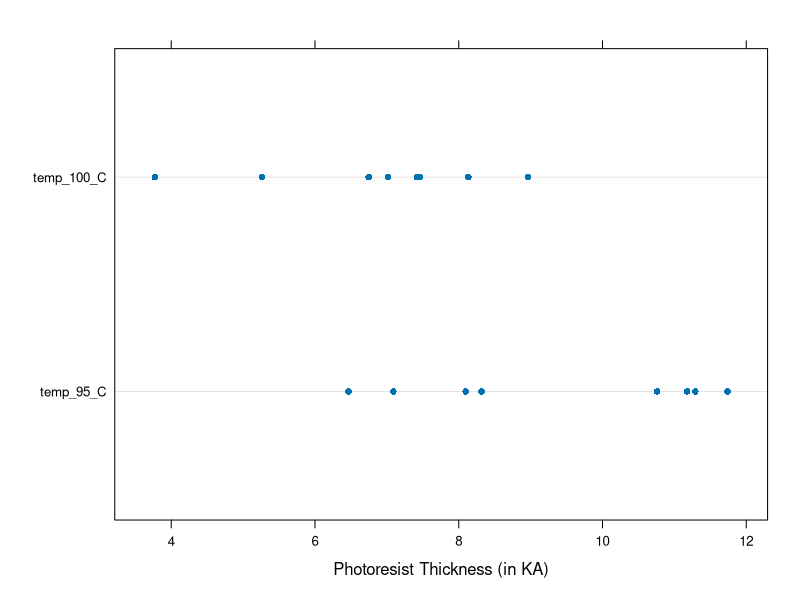
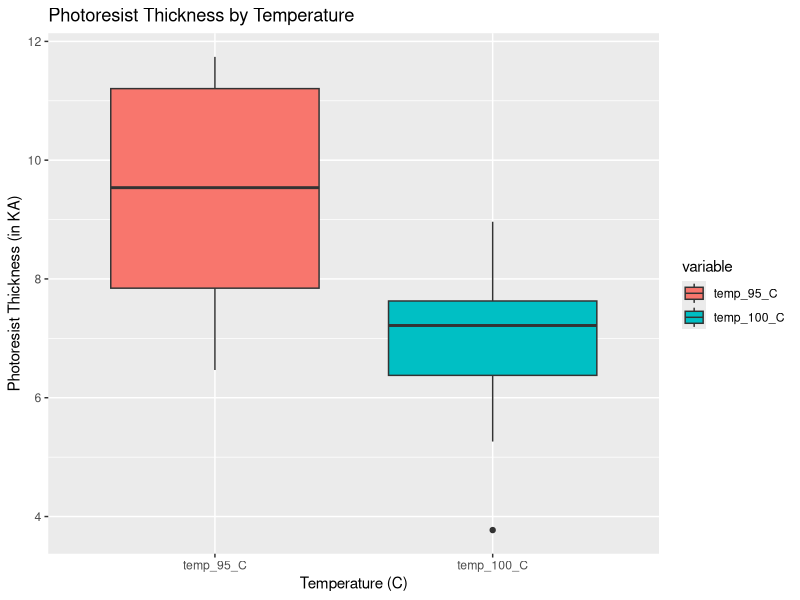

Generate these figures, in order, with R:
#Create a data frame that contains the dataset for this project in R and apply the 
#R code you’ve learned this week to answer the following questions.
temp_95_C <- c(11.176, 7.089, 8.097, 11.739, 11.291, 10.759, 6.467, 8.315)
temp_100_C <- c(5.263, 6.748, 7.461, 7.015, 8.133, 7.418, 3.772, 8.963)

pt_df <- data.frame(temp_95_C, temp_100_C)



#1. Is there evidence to support the claim that the higher baking temperature results in 
#wafers with a lower mean photoresist thickness? Use α = 0.05.
pt_ttest <- t.test(pt_df$temp_95_C, pt_df$temp_100_C, var.equal=TRUE, conf.level=0.95)
pt_ttest$p.value < 0.05

#With a p-value < 0.05, there is evidence to support that.


#2. What is the P-value for the test conducted in part (2)?
pt_ttest$p.value



#3. Find a 95% confidence interval on the difference in means. 
#Provide a practical interpretation of this interval.
pt_ttest$conf.int

#There is a 95% chance that the confidence interval of
# [0.4995743, 4.5404257] contains the true difference in mean
#photoresist thickness. 



#4. Draw dot diagrams and Box-and-whisker plot to assist in interpreting the results 
#from this experiment.

#for this section we first need to import the necessary libraries
library(ggplot2)
library(reshape2)
library(lattice)

#then we need to reshape the data frame
melt_df <- melt(pt_df)

#Dot Diagram
dotplot(variable~value, data=melt_df, xlab="Photoresist Thickness (in KA)")

#Boxplot
ggplot(data=melt_df, aes(x=variable, y=value)) +geom_boxplot(aes(fill=variable)) +
  labs(x="Temperature (C)",y="Photoresist Thickness (in KA)",
       title="Photoresist Thickness by Temperature")
